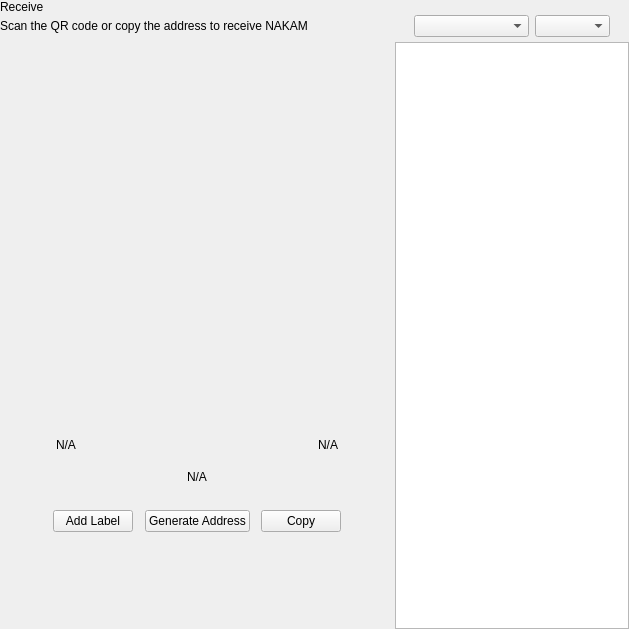
<?xml version="1.0" encoding="UTF-8"?>
<ui version="4.0">
 <class>ReceiveWidget</class>
 <widget class="QWidget" name="ReceiveWidget">
  <property name="geometry">
   <rect>
    <x>0</x>
    <y>0</y>
    <width>629</width>
    <height>629</height>
   </rect>
  </property>
  <property name="minimumSize">
   <size>
    <width>0</width>
    <height>0</height>
   </size>
  </property>
  <property name="windowTitle">
   <string>Form</string>
  </property>
  <layout class="QHBoxLayout" name="horizontalLayout_2" stretch="2,1">
   <property name="spacing">
    <number>0</number>
   </property>
   <property name="leftMargin">
    <number>0</number>
   </property>
   <property name="topMargin">
    <number>0</number>
   </property>
   <property name="rightMargin">
    <number>0</number>
   </property>
   <property name="bottomMargin">
    <number>0</number>
   </property>
   <item>
    <widget class="QWidget" name="left" native="true">
     <layout class="QVBoxLayout" name="verticalLayout_3">
      <property name="leftMargin">
       <number>0</number>
      </property>
      <property name="topMargin">
       <number>0</number>
      </property>
      <property name="rightMargin">
       <number>0</number>
      </property>
      <property name="bottomMargin">
       <number>0</number>
      </property>
      <item>
       <layout class="QVBoxLayout" name="verticalLayout_2">
        <property name="spacing">
         <number>0</number>
        </property>
        <property name="leftMargin">
         <number>0</number>
        </property>
        <item>
         <layout class="QHBoxLayout" name="horizontalLayout_3">
          <property name="spacing">
           <number>0</number>
          </property>
          <item>
           <layout class="QVBoxLayout" name="verticalLayout_4">
            <property name="spacing">
             <number>5</number>
            </property>
            <item>
             <widget class="QLabel" name="labelTitle">
              <property name="text">
               <string>Receive</string>
              </property>
             </widget>
            </item>
            <item alignment="Qt::AlignTop">
             <widget class="QLabel" name="labelSubtitle1">
              <property name="text">
               <string>Scan the QR code or copy the address to receive NAKAM</string>
              </property>
             </widget>
            </item>
           </layout>
          </item>
          <item>
           <spacer name="horizontalSpacer">
            <property name="orientation">
             <enum>Qt::Horizontal</enum>
            </property>
            <property name="sizeHint" stdset="0">
             <size>
              <width>40</width>
              <height>20</height>
             </size>
            </property>
           </spacer>
          </item>
         </layout>
        </item>
        <item>
         <spacer name="verticalSpacer_2">
          <property name="orientation">
           <enum>Qt::Vertical</enum>
          </property>
          <property name="sizeType">
           <enum>QSizePolicy::Expanding</enum>
          </property>
          <property name="sizeHint" stdset="0">
           <size>
            <width>20</width>
            <height>50</height>
           </size>
          </property>
         </spacer>
        </item>
        <item alignment="Qt::AlignHCenter">
         <widget class="QWidget" name="layoutQR" native="true">
          <property name="maximumSize">
           <size>
            <width>510</width>
            <height>16777215</height>
           </size>
          </property>
          <layout class="QVBoxLayout" name="verticalLayoutQr">
           <item>
            <spacer name="verticalSpacer11">
             <property name="orientation">
              <enum>Qt::Vertical</enum>
             </property>
             <property name="sizeType">
              <enum>QSizePolicy::Fixed</enum>
             </property>
             <property name="sizeHint" stdset="0">
              <size>
               <width>20</width>
               <height>20</height>
              </size>
             </property>
            </spacer>
           </item>
           <item alignment="Qt::AlignHCenter">
            <widget class="QLabel" name="labelQrImg">
             <property name="minimumSize">
              <size>
               <width>260</width>
               <height>260</height>
              </size>
             </property>
             <property name="maximumSize">
              <size>
               <width>260</width>
               <height>260</height>
              </size>
             </property>
             <property name="text">
              <string/>
             </property>
             <property name="alignment">
              <set>Qt::AlignCenter</set>
             </property>
            </widget>
           </item>
           <item>
            <spacer name="verticalSpacer_21">
             <property name="orientation">
              <enum>Qt::Vertical</enum>
             </property>
             <property name="sizeType">
              <enum>QSizePolicy::Fixed</enum>
             </property>
             <property name="sizeHint" stdset="0">
              <size>
               <width>20</width>
               <height>30</height>
              </size>
             </property>
            </spacer>
           </item>
           <item>
            <widget class="QWidget" name="widget" native="true">
             <property name="minimumSize">
              <size>
               <width>0</width>
               <height>0</height>
              </size>
             </property>
             <layout class="QHBoxLayout" name="horizontalLayout_5">
              <item>
               <widget class="QLabel" name="labelLabel">
                <property name="text">
                 <string notr="true">N/A</string>
                </property>
               </widget>
              </item>
              <item>
               <spacer name="horizontalSpacer_2">
                <property name="orientation">
                 <enum>Qt::Horizontal</enum>
                </property>
                <property name="sizeHint" stdset="0">
                 <size>
                  <width>141</width>
                  <height>20</height>
                 </size>
                </property>
               </spacer>
              </item>
              <item>
               <widget class="QLabel" name="labelDate">
                <property name="text">
                 <string notr="true">N/A</string>
                </property>
                <property name="alignment">
                 <set>Qt::AlignRight|Qt::AlignTrailing|Qt::AlignVCenter</set>
                </property>
               </widget>
              </item>
             </layout>
            </widget>
           </item>
           <item>
            <widget class="QLabel" name="labelAddress">
             <property name="sizePolicy">
              <sizepolicy hsizetype="Expanding" vsizetype="Preferred">
               <horstretch>0</horstretch>
               <verstretch>0</verstretch>
              </sizepolicy>
             </property>
             <property name="minimumSize">
              <size>
               <width>300</width>
               <height>0</height>
              </size>
             </property>
             <property name="text">
              <string notr="true">N/A</string>
             </property>
             <property name="alignment">
              <set>Qt::AlignCenter</set>
             </property>
            </widget>
           </item>
           <item>
            <spacer name="verticalSpacer_4">
             <property name="orientation">
              <enum>Qt::Vertical</enum>
             </property>
             <property name="sizeType">
              <enum>QSizePolicy::Fixed</enum>
             </property>
             <property name="sizeHint" stdset="0">
              <size>
               <width>20</width>
               <height>20</height>
              </size>
             </property>
            </spacer>
           </item>
           <item>
            <layout class="QHBoxLayout" name="horizontalLayout_4">
             <item alignment="Qt::AlignHCenter">
              <widget class="QPushButton" name="pushButtonLabel">
               <property name="focusPolicy">
                <enum>Qt::NoFocus</enum>
               </property>
               <property name="text">
                <string>Add Label</string>
               </property>
              </widget>
             </item>
             <item alignment="Qt::AlignHCenter">
              <widget class="QPushButton" name="pushButtonNewAddress">
               <property name="focusPolicy">
                <enum>Qt::NoFocus</enum>
               </property>
               <property name="text">
                <string>Generate Address</string>
               </property>
              </widget>
             </item>
             <item alignment="Qt::AlignHCenter">
              <widget class="QPushButton" name="pushButtonCopy">
               <property name="focusPolicy">
                <enum>Qt::NoFocus</enum>
               </property>
               <property name="text">
                <string>Copy</string>
               </property>
              </widget>
             </item>
            </layout>
           </item>
           <item>
            <spacer name="verticalSpacer_3">
             <property name="orientation">
              <enum>Qt::Vertical</enum>
             </property>
             <property name="sizeType">
              <enum>QSizePolicy::Expanding</enum>
             </property>
             <property name="sizeHint" stdset="0">
              <size>
               <width>20</width>
               <height>20</height>
              </size>
             </property>
            </spacer>
           </item>
          </layout>
         </widget>
        </item>
        <item>
         <spacer name="verticalSpacer">
          <property name="orientation">
           <enum>Qt::Vertical</enum>
          </property>
          <property name="sizeHint" stdset="0">
           <size>
            <width>20</width>
            <height>40</height>
           </size>
          </property>
         </spacer>
        </item>
       </layout>
      </item>
     </layout>
    </widget>
   </item>
   <item>
    <widget class="QWidget" name="right" native="true">
     <layout class="QVBoxLayout" name="verticalLayout_5">
      <property name="spacing">
       <number>0</number>
      </property>
      <property name="leftMargin">
       <number>1</number>
      </property>
      <property name="topMargin">
       <number>0</number>
      </property>
      <property name="rightMargin">
       <number>0</number>
      </property>
      <property name="bottomMargin">
       <number>0</number>
      </property>
      <item>
       <layout class="QVBoxLayout" name="container_right">
        <property name="spacing">
         <number>0</number>
        </property>
        <property name="leftMargin">
         <number>0</number>
        </property>
        <property name="rightMargin">
         <number>0</number>
        </property>
        <item>
         <layout class="QVBoxLayout" name="verticalLayout">
          <property name="spacing">
           <number>6</number>
          </property>
          <property name="leftMargin">
           <number>19</number>
          </property>
          <property name="rightMargin">
           <number>19</number>
          </property>
          <item>
           <widget class="OptionButton" name="btnRequest" native="true"/>
          </item>
          <item>
           <widget class="OptionButton" name="btnMyAddresses" native="true">
            <property name="sizePolicy">
             <sizepolicy hsizetype="Preferred" vsizetype="Minimum">
              <horstretch>0</horstretch>
              <verstretch>0</verstretch>
             </sizepolicy>
            </property>
           </widget>
          </item>
         </layout>
        </item>
        <item>
         <widget class="QWidget" name="sortWidget" native="true">
          <layout class="QHBoxLayout" name="horizontalLayout_6">
           <property name="leftMargin">
            <number>19</number>
           </property>
           <property name="rightMargin">
            <number>19</number>
           </property>
           <property name="bottomMargin">
            <number>5</number>
           </property>
           <item>
            <spacer name="horizontalSpacer_3">
             <property name="orientation">
              <enum>Qt::Horizontal</enum>
             </property>
             <property name="sizeHint" stdset="0">
              <size>
               <width>40</width>
               <height>20</height>
              </size>
             </property>
            </spacer>
           </item>
           <item>
            <widget class="QComboBox" name="comboBoxSort">
             <property name="sizePolicy">
              <sizepolicy hsizetype="Preferred" vsizetype="Fixed">
               <horstretch>0</horstretch>
               <verstretch>0</verstretch>
              </sizepolicy>
             </property>
             <property name="minimumSize">
              <size>
               <width>115</width>
               <height>0</height>
              </size>
             </property>
            </widget>
           </item>
           <item>
            <widget class="QComboBox" name="comboBoxSortOrder">
             <property name="sizePolicy">
              <sizepolicy hsizetype="Preferred" vsizetype="Fixed">
               <horstretch>0</horstretch>
               <verstretch>0</verstretch>
              </sizepolicy>
             </property>
             <property name="minimumSize">
              <size>
               <width>75</width>
               <height>0</height>
              </size>
             </property>
            </widget>
           </item>
          </layout>
         </widget>
        </item>
        <item>
         <widget class="QListView" name="listViewAddress"/>
        </item>
       </layout>
      </item>
     </layout>
    </widget>
   </item>
  </layout>
 </widget>
 <customwidgets>
  <customwidget>
   <class>OptionButton</class>
   <extends>QWidget</extends>
   <header>qt/nakam/optionbutton.h</header>
   <container>1</container>
  </customwidget>
 </customwidgets>
 <resources/>
 <connections/>
</ui>
